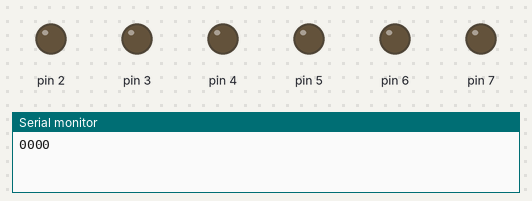
Simulated run of this sketch. Board: Arduino Uno, built with avr-gcc and run on an emulated ATmega328P. Shown: output pins drawn as LEDs (lit = HIGH), the last lines printed to the serial monitor. Pins used as bus, display or sensor lines are not drawn.

Above: at 0.1 s.
At 4.1 s:
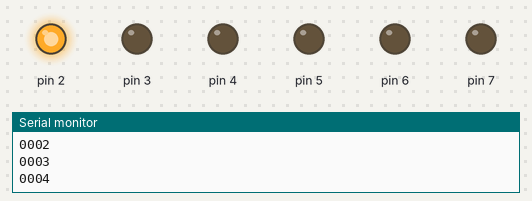
At 8.1 s:
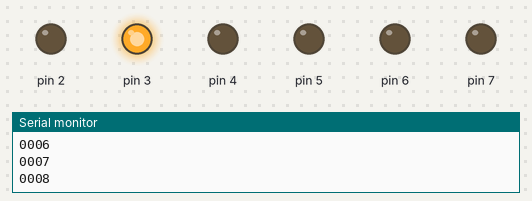
At 16.1 s:
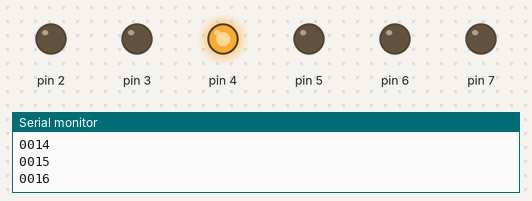
At 24.1 s:
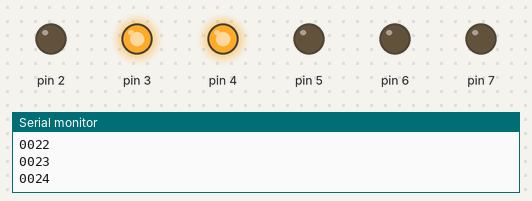
At 36.1 s:
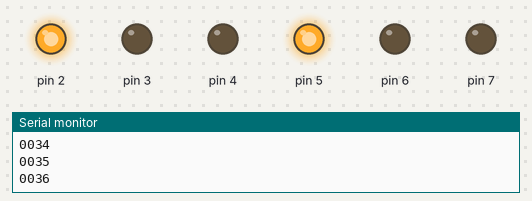
Timing chart, 0 to 37.6 s (numbered marks = the images above):
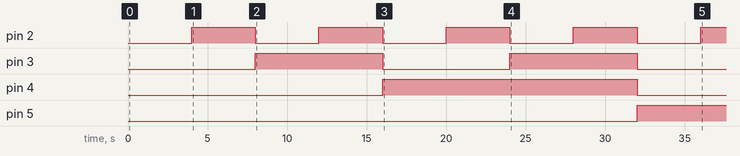

Measured:
- by itself, pin 2: alternates HIGH for 4.0 s and LOW for 4.0 s
- by itself, pin 3: alternates HIGH for 8.0 s and LOW for 8.0 s
- by itself, pin 4: LOW → HIGH at 16.0 s, → LOW 16.0 s later
- by itself, pin 5: LOW → HIGH at 32.0 s

The sketch:

sketch_apr13b.ino
```cpp
#include "c:/mylib/my_arduino_lib.h"

unsigned int cnt = 0;
char arr1[10];
char arr2[10];

void setup() {

  // 하나의 프로그램은 하나의 COM PORT를 점유하고 있어야 함!!!
  // 초당 몇 비트의 속도로 통신을 할지 설정하는 값
  Serial.begin(9600);

  DDRD = 0xff;
}

void loop() {

    byte_out(cnt);

    // Serial.print(56);을 실행하면  ‘5’와 ‘6’ 각각의 ASCII 값인 십진수 <53><54>를 전송하고
    // 수신쪽에서는 십진수 <53>에 해당하는 문자 ‘5’와 <54>에 해당하는 문자 ‘6’을 출력합니다.
    // 실습4 (아두이노 --> 컴퓨터)
    // Serial.print("Song@#%123\n");
    // Serial.print("test2");
    // Serial.println("홍길동");

    // Raw레벨 출력
    // Serial.write : 아두이노 시리얼 모니터는 수신된 데이터를 ASCII 코드의 문자로 변화하여 출력합니다
    Serial.write(cnt/1000 + 48); // 48(10진수)
    //Serial.write('\n');
    Serial.write(cnt%1000/100 + 48);
    //Serial.write('\n');
    Serial.write(cnt%100/10 + 48);
    //Serial.write('\n');
    Serial.write(cnt%10 + 48);
    Serial.write('\n');

    PORTD = cnt;
    cnt++;

    _delay_ms(1000);
    //Serial.println( itoa(cnt, arr1, 2));
    //Serial.println(cnt, BIN);
    if(cnt == 255) cnt = 0;

}
```

my_arduino_lib.h
```cpp
#ifndef __My_Arduino_LIB__
#define __My_Arduino_LIB__


#define LED1 0
#define LED2 1
#define LED3 2
#define LED4 3
#define LED5 4
#define LED6 5
#define LED7 6
#define LED8 7

#define ON  1
#define OFF 0
#define _ON  0
#define _OFF 1

#define bit_set(ADDRESS, BIT) (ADDRESS |= (1<<BIT)) // bit hi
#define bit_clr(ADDRESS, BIT) (ADDRESS &= ~(1<<BIT)) // bit low
#define bit_chk(ADDRESS, BIT) (ADDRESS & (1<<BIT))  // bit chak
#define bit_tg(PORT, BIT) (PORT ^= (1<<BIT))  //bit 토글

#define d_out(pin, value) digitalWrite(pin, value)


void byte_out(unsigned char data)
{
 d_out(LED1, data%2);     // bit 0 = lsb
 d_out(LED2, data/2%2);   // bit 1
 d_out(LED3, data/4%2);   // bit 2
 d_out(LED4, data/8%2);   // bit 3
 d_out(LED5, data/16%2);  // bit 4
 d_out(LED6, data/32%2);  // bit 5
 d_out(LED7, data/64%2);  // bit 6
 d_out(LED8, data/128%2); // bit 7 = msb
}


#endif

// 사용법
// d_out(LED1, ON);
// bit_set(PORTD, 5);
// bit_clr(PORTD, 3);
// if(bit_chk(PIND, 3) == 0){  }
// bit_tg(PORTD, 0);
// delay(400);
```
